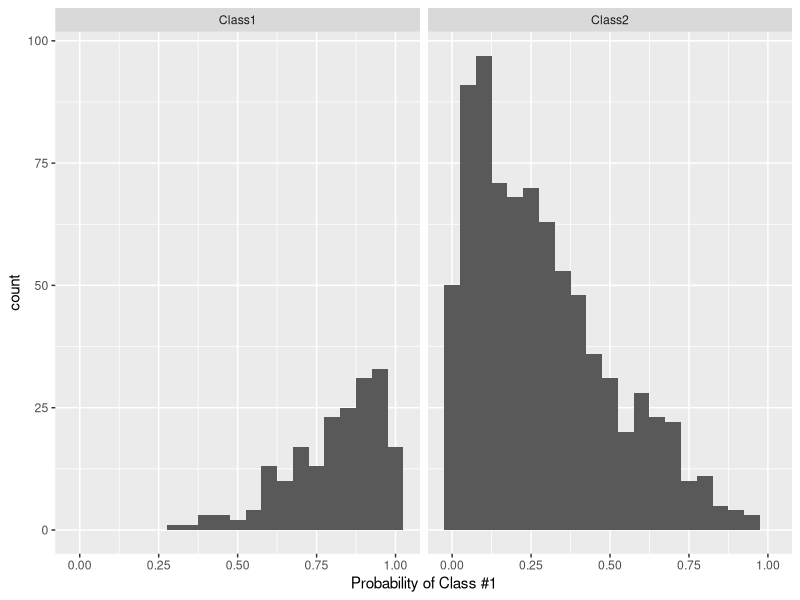

Reproduce this figure in R. (Note: this script raises an error after producing the figure.)
# ___ID___.R
#
# Purpose:  A Bioinformatics Course:
#              R code accompanying the APB-ML-Measuring_performance unit.
#
# Version:  0.1
#
# Date:     2017  10  09
# Author:   Aobo Cui (albert.cui@mail.utoronto.ca)
#
# Versions:
#           0.1    (Describe ...)

#
# TODO:
#
#
# == DO NOT SIMPLY  source()  THIS FILE! =======================================
#
# If there are portions you don't understand, use R's help system, Google for an
# answer, or ask your instructor. Don't continue if you don't understand what's
# going on. That's not how it works ...
#
# ==============================================================================


# = 0 Load packages
library(caret)
library(mlbench)  # for loading some bench marking datasets


# = 1 Metrics for classification where predictions are classes

# = 1.1 Generating some data to play with
set.seed(42)
# Randomly sample from a PMF where Pr(Class1) = 0.2 and Pr(Class2) = 0.8
true_class <- factor(sample(
  paste0("Class", 1:2),
  size = 1000,
  prob = c(.2, .8),
  replace = TRUE
))
true_class <- sort(true_class)
# Sample from a beta distribution for the probabilities produced by a "model"
class1_probs <- rbeta(sum(true_class == "Class1"), 4, 1)
class2_probs <- rbeta(sum(true_class == "Class2"), 1, 2.5)
test_set <- data.frame(obs = true_class,
                       Class1 = c(class1_probs, class2_probs))
test_set$Class2 <- 1 - test_set$Class1
test_set$pred <-
  factor(ifelse(test_set$Class1 >= .5, "Class1", "Class2"))

# Plot the distribution of Class 1 probabilities
ggplot(test_set, aes(x = Class1)) +
  geom_histogram(binwidth = .05) +
  facet_wrap(~ obs) +
  xlab("Probability of Class #1")

# Compute the confusion matrix
confusionMatrix(data = test_set$pred, reference = test_set$obs)

# Or get the confusion matrix w.r.t Precision/Recall
confusionMatrix(data = test_set$pred,
                reference = test_set$obs,
                mode = "prec_recall")

# Generate Accuracy and Kappa statistics
postResample(pred = test_set$pred, obs = test_set$obs)

# ==============================================================================

# = 2 Metrics for classification where predictions are probabilities

# Compute the area under the ROC curve and the specificity and sensitivity under 
# the 50% cutoff.
# Note:
#   - this function uses the first class level to define the “event” of interest.
#     To change this, use the lev option to the function
#   - There must be columns in the data for each of the class probabilities
#     (named the same as the outcome’s class levels)
twoClassSummary(test_set, lev = levels(test_set$obs))

# A similar function can be used to get the analugous precision-recall values
# and the area under the precision-recall curve:
# This requires MLmetrics
prSummary(test_set, lev = levels(test_set$obs))

# Compute logLoss
mnLogLoss(test_set, lev = levels(test_set$obs))

# A number of relevant metrics
# the overall accuracy and Kappa statistics using the predicted classes
# the negative of the multinomial log loss (if class probabilities are available)
# averages of the “one versus all” statistics such as sensitivity, specificity, 
# the area under the ROC curve, etc.
multiClassSummary(test_set, lev = levels(test_set$obs))

# ==============================================================================

# = 3 Visualizations

# = 3.1 ROC
# A helper library for plotting ROCs
# library(ggplot2)
# library(plotROC)
# 
roc <- ggplot(test_set, aes(d = obs, m = Class2)) + geom_roc(n.cuts = 5)
styledplot <- roc + style_roc()
styledplot + geom_rocci(sig.level = .01)


# = 3.2 Calibration Curves
# Calibration curves can be used to characterisze how consistent the predicted
# class probabilities are with the observed event rates.

# Other functions in the gbm package, the rms package (and others) can also produce calibrartion curves.
# The format for the function is very similar to the lift function:
cal_obj <- calibration(Class ~ FDA + LDA + C5.0,
                       data = lift_results,
                       cuts = 13)

# Notice the confidence intervals for the proportions inside of the subsets:
ggplot(cal_obj)

# ==============================================================================

# = 4 Metrics for regression
# First load packages and sample data
# You can choose any dataset with continous data as labels
data(BostonHousing)
# data(longley)

dataset <- BostonHousing

set.seed(280)
bh_index <- createDataPartition(dataset$medv, p = .75, list = FALSE)
bh_tr <- dataset[bh_index, ]
bh_te <- dataset[-bh_index, ]

set.seed(7279)
lm_fit <- train(medv ~ . + rm:lstat,
                data = bh_tr,
                method = "lm")
bh_pred <- predict(lm_fit, bh_te)

lm_fit

# Get the RMSE, R-squared, and MAE
postResample(pred = bh_pred, obs = bh_te$medv)
